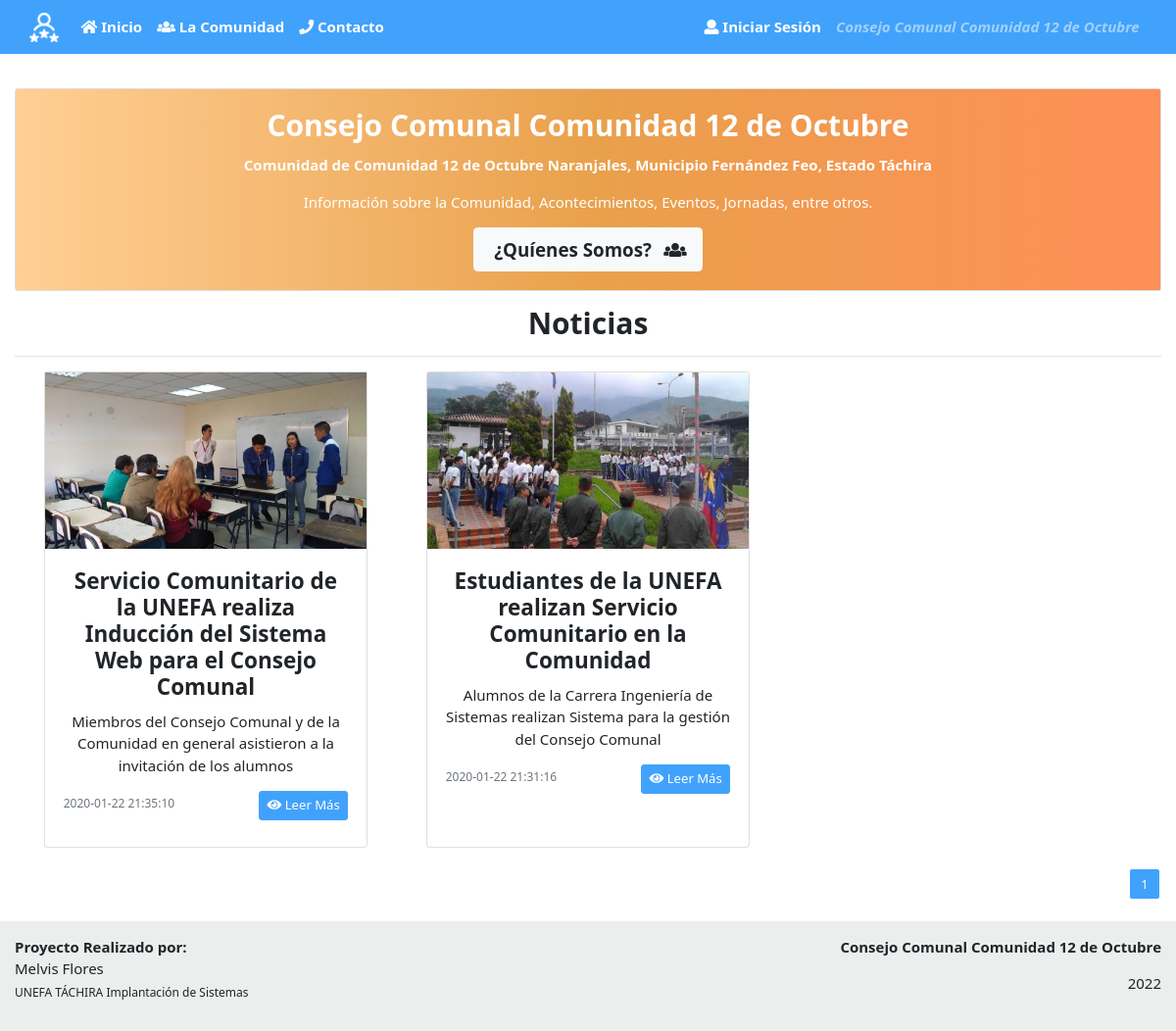
The page / on the database its author committed.
### tables this page shows
CREATE TABLE `tab_not` (
  `ident_not` int(11) NOT NULL,
  `titul_not` varchar(100) DEFAULT NULL,
  `desco_not` varchar(100) DEFAULT NULL,
  `descr_not` longtext,
  `image_not` varchar(250) DEFAULT NULL,
  `fecpu_not` datetime DEFAULT CURRENT_TIMESTAMP,
  `statu_not` varchar(45) DEFAULT NULL,
  `ident_jef` int(11) NOT NULL
);

### index.php (the view, shortened to what this page needs)
<!DOCTYPE html>
<html lang="es">
<head>
  <link rel="stylesheet" type="text/css" href="css/estilos.css">
  <link rel="stylesheet" type="text/css" href="css/estilos_admin.css">
  <link rel="stylesheet" type="text/css" href="css/estilos_crud.css">
  <link href="libs/startbootstrap-simple-sidebar-gh-pages/css/simple-sidebar.css" rel="stylesheet">
  <link href="libs/startbootstrap-simple-sidebar-gh-pages/vendor/bootstrap/css/bootstrap.min.css" rel="stylesheet">
  <link rel="stylesheet" href="libs/bootstrap-4.1.3-dist/css/bootstrap.min.css"/>
  <link href="libs/bootstrap-ecommerce-uikit/ui-ecommerce/css/bootstrap.css" rel="stylesheet" type="text/css"/>
  <link href="libs/bootstrap-ecommerce-uikit/ui-ecommerce/fonts/fontawesome/css/fontawesome-all.min.css" type="text/css" rel="stylesheet">
  <link href="libs/bootstrap-ecommerce-uikit/ui-ecommerce/plugins/owlcarousel/assets/owl.carousel.min.css" rel="stylesheet">
  <link href="libs/bootstrap-ecommerce-uikit/ui-ecommerce/plugins/owlcarousel/assets/owl.theme.default.css" rel="stylesheet">
  <link href="libs/bootstrap-ecommerce-uikit/ui-ecommerce/css/ui.css" rel="stylesheet" type="text/css"/>
  <link href="libs/bootstrap-ecommerce-uikit/ui-ecommerce/css/responsive.css" rel="stylesheet" media="only screen and (max-width: 1200px)"/>
</head>
<body>
  <header>
    <nav class="navbar fixed-top navbar-expand-lg bg-primary navbar-dark scrolling-navbar">
      <div class="container">
        <a class="navbar-brand" href="index.php">
          <img src="imagen/logo-cc.png" height="30" alt="Logo CC">
        </a>
        <div class="collapse navbar-collapse" id="navbarSupportedContent">
          <ul class="navbar-nav mr-auto">
            <li class="nav-item active">
              <a class="nav-link" href="#"><i class="fa fa-home"></i> <b>Inicio</b>
              </a>
            </li>
            <li class="nav-item active">
              <a class="nav-link" href="paginas/principal_comunidad.php"><i class="fa fa-users"></i> <b>La Comunidad</b></a>
            </li>
            <li class="nav-item active">
              <a class="nav-link" href="paginas/principal_contacto.php"><i class="fa fa-phone"></i> <b>Contacto</b></a>
            </li>
          </ul>
          <?php  if (!isset($_SESSION['active'])) : ?>
          <ul class="navbar-nav nav-flex-icons">
            <li class="nav-item active">
              <a class="nav-link" href="paginas/usuario_inicio.php"><i class="fa fa-user"></i> <b>Iniciar Sesión</b></a>
            </li>
            <li class="nav-item">
              <a class="nav-link" href="index.php" style="font-style: italic; font-weight: bold;"> Consejo Comunal Comunidad 12 de Octubre </a>
            </li>
          </ul>
          <?php endif ?>
        </div>
      </div>
    </nav>
  </header>
  <main class="mt-5 pt-5">
    <div class="container justify-content-center">
      <div class="card" align="center">
        <div class="card-body index-background">
          <h2 class="card-title text-white"><b>Consejo Comunal Comunidad 12 de Octubre</b></h2>
          <p class="card-text text-white"><b>Comunidad de Comunidad 12 de Octubre Naranjales, Municipio Fernández Feo, Estado Táchira</b></p>
          <p class="text-white">Información sobre la Comunidad, Acontecimientos, Eventos, Jornadas, entre otros.</p>
          <a href="paginas/principal_comunidad.php" class="btn btn-light btn-lg"> <b>¿Quíenes Somos? </b><i class="fas fa-users ml-2"></i></a>
        </div>
      </div>
      <p class="">
      <h2 align="center"><b>Noticias</b></h2>
      <hr class="my-3">
      <?php
        include("paginas/conexion.php");
         $perpage = 3;
          if(isset($_GET['page']) & !empty($_GET['page'])){
            $curpage = $_GET['page'];
          }else{
            $curpage = 1;
          }
          $start = ($curpage * $perpage) - $perpage;
          $ReadSql = "SELECT * FROM tab_not WHERE statu_not = 1 ORDER BY ident_not DESC LIMIT $start, $perpage";
          $res = mysqli_query($conexion, $ReadSql);
      ?>
      <div class="container text-center">
        <div class="card-deck">
          <?php
              while($row = mysqli_fetch_assoc($res)){
                if ($row['image_not'] != 'default.jpg')
                {
                  $foto = 'imagen/uploads/'.$row['image_not'];
                }else{
                  $foto = 'imagen/uploads/'.$row['image_not'];
                }
            ?>
          <div class="col-lg-4">
            <div class="card h-100">
              <img  class="card-img-fluid image-size-index" src="<?php echo $foto; ?>" alt="Foto de la Noticia">
              <div class="card-body">
                <h4 class="card-title"><b><?php echo $row['titul_not'] ?></b></h4>
                <p class="card-text"><?php echo $row['desco_not'] ?></p>
                <p class="card-text float-left"><small class="text-muted"><?php echo $row['fecpu_not'] ?></small></p>
                <a href="paginas/noticia_detalle.php?id=<?php echo $row['ident_not']; ?>" class="btn btn-sm btn-primary float-right"><i class="fa fa-eye"></i> Leer Más</a>
              </div>
            </div>
          </div>
          <?php
              }
            ?>
        </div>
      </div>
      <br>
      <nav aria-label="Page navigation">
        <ul class="pagination float-right">
          <li class="page-item active"><a class="page-link" href="?page=<?php echo $curpage ?>"><?php echo $curpage ?></a></li>
        </ul>
      </nav>
      <br>
    </div>
  </main>
  <br>
  <footer class="sticky-footer section-footer bg2 mt-2">
    <div class="container my-auto">
      <section class="footer-bottom row">
        <div class="col-sm-6">
          <p><b>Proyecto Realizado por: </b><br>Melvis Flores<br>
          <small>UNEFA TÁCHIRA
Implantación de Sistemas</small></p>
        </div>
        <div class="col-sm-6">
          <p class="text-sm-right"><b>Consejo Comunal Comunidad 12 de Octubre</b></p>
          <p class="text-sm-right">2022<br>
          </p>
        </div>
      </section>
  </footer>
</body>
</html>

### css/estilos.css (style rules this page uses)
.index-background { background: rgb(255,207,148); background: linear-gradient(90deg, rgba(255,207,148,1) 0%, rgba(233,160,75,1) 51%, rgba(255,143,88,1) 100%); }
.image-size-index { width: 100%; height: 15vw; object-fit: cover; }

### css/estilos_crud.css (style rules this page uses)
body { color: #566787; background: #f5f5f5; font-family: 'Varela Round', sans-serif; font-size: 13px; }
.pagination { float: right; margin: 0 0 5px; }
.pagination li a { border: none; font-size: 13px; min-width: 30px; min-height: 30px; color: #999; margin: 0 2px; line-height: 30px; border-radius: 2px !important; text-align: center; padding: 0 6px; }
.pagination li.active a, .pagination li.active a.page-link { background: #41A2FC; }

### rows shown on the page
tab_not: image_not (picture), titul_not "Servicio Comunitario de la UNEFA realiza Inducción del Sistema Web para el Consejo Comunal", desco_not "Miembros del Consejo Comunal y de la Comunidad en general asistieron a la invitación de los alumnos", fecpu_not "2020-01-22 21:35:10"
tab_not: image_not (picture), titul_not "Estudiantes de la UNEFA realizan Servicio Comunitario en la Comunidad", desco_not "Alumnos de la Carrera Ingeniería de Sistemas realizan Sistema para la gestión del Consejo Comunal", fecpu_not "2020-01-22 21:31:16"

### other values the page prints
$curpage "1"
